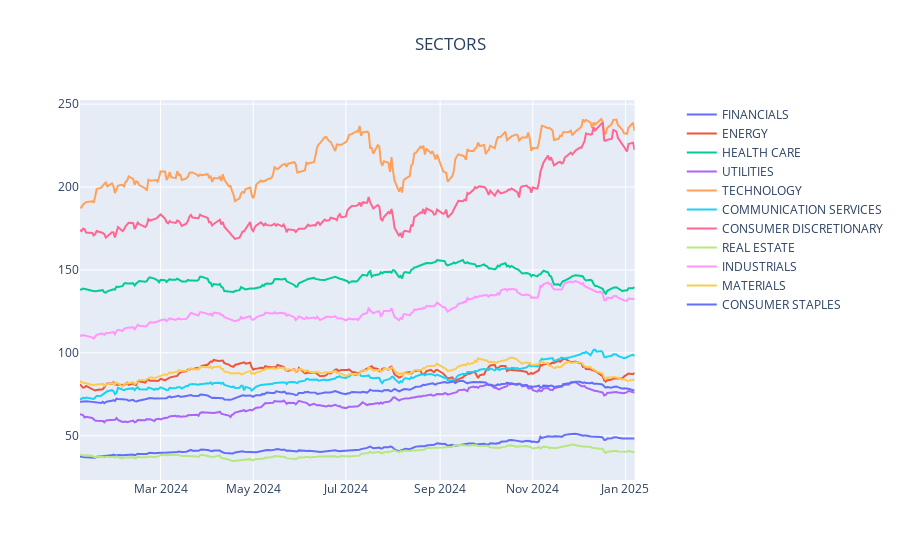

Notebook source saved alongside this figure:
### Markdown cell above
### Sectors

### Code cell
symbols = list_utils.get_sectors()
names = list_utils.sectors
 
fig = make_subplots(specs=[[{"secondary_y": True}]])
fig.update_layout(title="SECTORS", title_x=0.5)

gains = {}
for symbol in symbols:
    t = Ticker(symbol)
    df1 = t.history(period='1y')
    df1.reset_index(inplace=True)
    fig.add_trace(
        go.Scatter(y=df1['Close'], x=df1['Date'], name=names[symbol]),
        secondary_y=False
    )

    temp_1 = df1['Close'].iloc[-1]
    temp_30 = df1['Close'].iloc[-30]
    gains[names[symbol]] = round(((temp_1 - temp_30) / temp_30 * 100),2)
fig.show()

print("CHANGE IN THE LAST 30 DAYS:")
for symbol in symbols:
    print(f'{symbol:6}:{gains[names[symbol]]:8}: {names[symbol]}')

### Figure 1 — Plotly figure (JSON) as saved in the notebook; plotly's stock layout.template omitted (floating-point values rounded to 4 significant figures; data arrays with more than 128 entries replaced by an {"elided": "..."} marker saying what was removed)
{"data": [{"name": "FINANCIALS", "type": "scatter", "x": {"elided": "252 str values"}, "xaxis": "x", "y": {"elided": "252 float values"}, "yaxis": "y"}, {"name": "ENERGY", "type": "scatter", "x": {"elided": "252 str values"}, "xaxis": "x", "y": {"elided": "252 float values"}, "yaxis": "y"}, {"name": "HEALTH CARE", "type": "scatter", "x": {"elided": "252 str values"}, "xaxis": "x", "y": {"elided": "252 float values"}, "yaxis": "y"}, {"name": "UTILITIES", "type": "scatter", "x": {"elided": "252 str values"}, "xaxis": "x", "y": {"elided": "252 float values"}, "yaxis": "y"}, {"name": "TECHNOLOGY", "type": "scatter", "x": {"elided": "252 str values"}, "xaxis": "x", "y": {"elided": "252 float values"}, "yaxis": "y"}, {"name": "COMMUNICATION SERVICES", "type": "scatter", "x": {"elided": "252 str values"}, "xaxis": "x", "y": {"elided": "252 float values"}, "yaxis": "y"}, {"name": "CONSUMER DISCRETIONARY", "type": "scatter", "x": {"elided": "252 str values"}, "xaxis": "x", "y": {"elided": "252 float values"}, "yaxis": "y"}, {"name": "REAL ESTATE", "type": "scatter", "x": {"elided": "252 str values"}, "xaxis": "x", "y": {"elided": "252 float values"}, "yaxis": "y"}, {"name": "INDUSTRIALS", "type": "scatter", "x": {"elided": "252 str values"}, "xaxis": "x", "y": {"elided": "252 float values"}, "yaxis": "y"}, {"name": "MATERIALS", "type": "scatter", "x": {"elided": "252 str values"}, "xaxis": "x", "y": {"elided": "252 float values"}, "yaxis": "y"}, {"name": "CONSUMER STAPLES", "type": "scatter", "x": {"elided": "252 str values"}, "xaxis": "x", "y": {"elided": "252 float values"}, "yaxis": "y"}], "layout": {"title": {"text": "SECTORS", "x": 0.5}, "xaxis": {"anchor": "y", "domain": [0, 0.94]}, "yaxis": {"anchor": "x", "domain": [0, 1]}, "yaxis2": {"anchor": "x", "overlaying": "y", "side": "right"}}}
